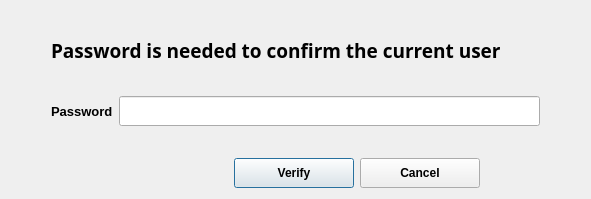
<?xml version="1.0" encoding="UTF-8"?>
<ui version="4.0">
 <class>Pass_Demande</class>
 <widget class="QDialog" name="Pass_Demande">
  <property name="geometry">
   <rect>
    <x>0</x>
    <y>0</y>
    <width>591</width>
    <height>199</height>
   </rect>
  </property>
  <property name="windowTitle">
   <string>Esprit-RP : Lock</string>
  </property>
  <property name="styleSheet">
   <string notr="true"/>
  </property>
  <layout class="QVBoxLayout" name="verticalLayout">
   <item>
    <spacer name="verticalSpacer_3">
     <property name="orientation">
      <enum>Qt::Vertical</enum>
     </property>
     <property name="sizeHint" stdset="0">
      <size>
       <width>20</width>
       <height>40</height>
      </size>
     </property>
    </spacer>
   </item>
   <item>
    <layout class="QHBoxLayout" name="horizontalLayout_3">
     <item>
      <spacer name="horizontalSpacer_5">
       <property name="orientation">
        <enum>Qt::Horizontal</enum>
       </property>
       <property name="sizeType">
        <enum>QSizePolicy::Fixed</enum>
       </property>
       <property name="sizeHint" stdset="0">
        <size>
         <width>40</width>
         <height>20</height>
        </size>
       </property>
      </spacer>
     </item>
     <item>
      <widget class="QLabel" name="label_text_info">
       <property name="font">
        <font>
         <family>Sans Serif</family>
         <pointsize>14</pointsize>
         <weight>75</weight>
         <bold>true</bold>
         <stylestrategy>PreferDefault</stylestrategy>
        </font>
       </property>
       <property name="text">
        <string>Password is needed to confirm the current user</string>
       </property>
      </widget>
     </item>
    </layout>
   </item>
   <item>
    <spacer name="verticalSpacer">
     <property name="orientation">
      <enum>Qt::Vertical</enum>
     </property>
     <property name="sizeHint" stdset="0">
      <size>
       <width>20</width>
       <height>40</height>
      </size>
     </property>
    </spacer>
   </item>
   <item>
    <layout class="QHBoxLayout" name="horizontalLayout_2">
     <item>
      <spacer name="horizontalSpacer_3">
       <property name="orientation">
        <enum>Qt::Horizontal</enum>
       </property>
       <property name="sizeType">
        <enum>QSizePolicy::Fixed</enum>
       </property>
       <property name="sizeHint" stdset="0">
        <size>
         <width>40</width>
         <height>20</height>
        </size>
       </property>
      </spacer>
     </item>
     <item>
      <widget class="QLabel" name="label_password">
       <property name="font">
        <font>
         <pointsize>10</pointsize>
         <weight>75</weight>
         <bold>true</bold>
        </font>
       </property>
       <property name="text">
        <string>Password</string>
       </property>
      </widget>
     </item>
     <item>
      <widget class="QLineEdit" name="line_password">
       <property name="minimumSize">
        <size>
         <width>0</width>
         <height>30</height>
        </size>
       </property>
       <property name="echoMode">
        <enum>QLineEdit::Password</enum>
       </property>
      </widget>
     </item>
     <item>
      <spacer name="horizontalSpacer_4">
       <property name="orientation">
        <enum>Qt::Horizontal</enum>
       </property>
       <property name="sizeType">
        <enum>QSizePolicy::Fixed</enum>
       </property>
       <property name="sizeHint" stdset="0">
        <size>
         <width>40</width>
         <height>20</height>
        </size>
       </property>
      </spacer>
     </item>
    </layout>
   </item>
   <item>
    <layout class="QHBoxLayout" name="horizontalLayout_4">
     <item>
      <spacer name="horizontalSpacer_6">
       <property name="orientation">
        <enum>Qt::Horizontal</enum>
       </property>
       <property name="sizeType">
        <enum>QSizePolicy::Fixed</enum>
       </property>
       <property name="sizeHint" stdset="0">
        <size>
         <width>120</width>
         <height>20</height>
        </size>
       </property>
      </spacer>
     </item>
     <item>
      <widget class="QLabel" name="label_erro_info">
       <property name="text">
        <string/>
       </property>
      </widget>
     </item>
    </layout>
   </item>
   <item>
    <layout class="QHBoxLayout" name="horizontalLayout">
     <item>
      <spacer name="horizontalSpacer">
       <property name="orientation">
        <enum>Qt::Horizontal</enum>
       </property>
       <property name="sizeHint" stdset="0">
        <size>
         <width>40</width>
         <height>20</height>
        </size>
       </property>
      </spacer>
     </item>
     <item>
      <widget class="QPushButton" name="button_verify">
       <property name="minimumSize">
        <size>
         <width>120</width>
         <height>30</height>
        </size>
       </property>
       <property name="font">
        <font>
         <weight>75</weight>
         <bold>true</bold>
        </font>
       </property>
       <property name="text">
        <string>Verify</string>
       </property>
      </widget>
     </item>
     <item>
      <widget class="QPushButton" name="button_cancel">
       <property name="minimumSize">
        <size>
         <width>120</width>
         <height>30</height>
        </size>
       </property>
       <property name="font">
        <font>
         <weight>75</weight>
         <bold>true</bold>
        </font>
       </property>
       <property name="text">
        <string>Cancel</string>
       </property>
      </widget>
     </item>
     <item>
      <spacer name="horizontalSpacer_2">
       <property name="orientation">
        <enum>Qt::Horizontal</enum>
       </property>
       <property name="sizeType">
        <enum>QSizePolicy::Preferred</enum>
       </property>
       <property name="sizeHint" stdset="0">
        <size>
         <width>100</width>
         <height>20</height>
        </size>
       </property>
      </spacer>
     </item>
    </layout>
   </item>
  </layout>
 </widget>
 <resources/>
 <connections/>
</ui>
